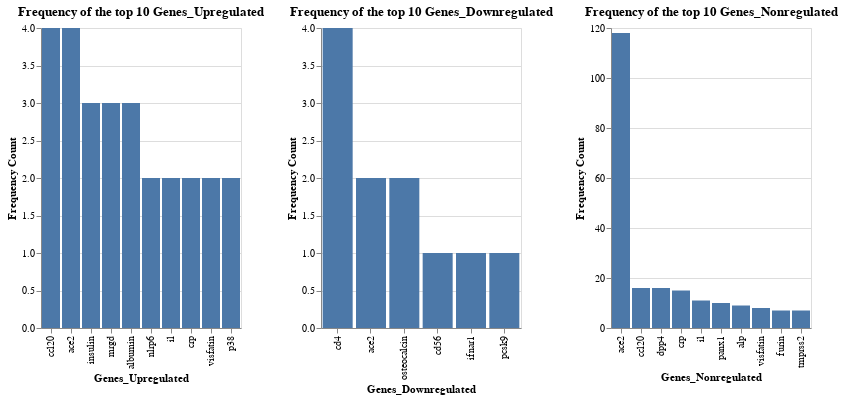

The notebook cell saved with this chart:
### Code cell
#visualises a column of the using altair of the top items in a column

def viz_data_up_reg(df,col,n=20):
    sr = df[col].dropna()
    lst = sr.tolist()
    check = check_if_empty(lst)
    if check == True:
            top_words = get_top_n_genes(lst, n)
            top_df = pd.DataFrame(top_words)
            top_df.columns=[col, "Freq_gene"]
            plot = alt.Chart(top_df).mark_bar().encode(
    x = alt.X(col,sort ='-y', axis=alt.Axis( title = col)),
    y = alt.Y('Freq_gene', axis=alt.Axis( title = 'Frequency Count'))
    ).properties(title = "Frequency of the top {} {}".format(str(n),col), width = 200
               )

            return plot
    else:
        return False
    #first we need to check if the lists are empty

#visualise regulation
def viz_multiple_columns_reg(df,lst,n=20):
    plots = []
    for el in lst:
        plt = viz_data_up_reg(df,el,n)
        if plt != False:
            plots.append(plt)
            #plots.append('|')
    
    a = plots[0]
    for i in range(1,len(plots)):
         a = a | plots[i]
        
    return a

viz_multiple_columns_reg(df,['Genes_Upregulated','Genes_Downregulated','Genes_Nonregulated'],10)

### Figure 1 — Vega-Lite specification as saved in the notebook (floating-point values rounded to 4 significant figures)
{"config": {"view": {"continuousWidth": 400, "continuousHeight": 300}}, "hconcat": [{"data": {"name": "data-941cdb8d1f617e057cb9b04916d813d6"}, "mark": "bar", "encoding": {"x": {"type": "nominal", "axis": {"title": "Genes_Upregulated"}, "field": "Genes_Upregulated", "sort": "-y"}, "y": {"type": "quantitative", "axis": {"title": "Frequency Count"}, "field": "Freq_gene"}}, "title": "Frequency of the top 10 Genes_Upregulated", "width": 200}, {"data": {"name": "data-bf956724f6d74d0b3d2e493a4aa46b40"}, "mark": "bar", "encoding": {"x": {"type": "nominal", "axis": {"title": "Genes_Downregulated"}, "field": "Genes_Downregulated", "sort": "-y"}, "y": {"type": "quantitative", "axis": {"title": "Frequency Count"}, "field": "Freq_gene"}}, "title": "Frequency of the top 10 Genes_Downregulated", "width": 200}, {"data": {"name": "data-30fa44f645e6efc6fda87218a7d985ea"}, "mark": "bar", "encoding": {"x": {"type": "nominal", "axis": {"title": "Genes_Nonregulated"}, "field": "Genes_Nonregulated", "sort": "-y"}, "y": {"type": "quantitative", "axis": {"title": "Frequency Count"}, "field": "Freq_gene"}}, "title": "Frequency of the top 10 Genes_Nonregulated", "width": 200}], "$schema": "https://vega.github.io/schema/vega-lite/v4.8.1.json", "datasets": {"data-941cdb8d1f617e057cb9b04916d813d6": [{"Genes_Upregulated": "ccl20", "Freq_gene": 4}, {"Genes_Upregulated": "ace2", "Freq_gene": 4}, {"Genes_Upregulated": "insulin", "Freq_gene": 3}, {"Genes_Upregulated": "mrgd", "Freq_gene": 3}, {"Genes_Upregulated": "albumin", "Freq_gene": 3}, {"Genes_Upregulated": "nlrp6", "Freq_gene": 2}, {"Genes_Upregulated": "il", "Freq_gene": 2}, {"Genes_Upregulated": "crp", "Freq_gene": 2}, {"Genes_Upregulated": "visfatin", "Freq_gene": 2}, {"Genes_Upregulated": "p38", "Freq_gene": 2}], "data-bf956724f6d74d0b3d2e493a4aa46b40": [{"Genes_Downregulated": "cd4", "Freq_gene": 4}, {"Genes_Downregulated": "ace2", "Freq_gene": 2}, {"Genes_Downregulated": "osteocalcin", "Freq_gene": 2}, {"Genes_Downregulated": "cd56", "Freq_gene": 1}, {"Genes_Downregulated": "ifnar1", "Freq_gene": 1}, {"Genes_Downregulated": "pcsk9", "Freq_gene": 1}], "data-30fa44f645e6efc6fda87218a7d985ea": [{"Genes_Nonregulated": "ace2", "Freq_gene": 118}, {"Genes_Nonregulated": "ccl20", "Freq_gene": 16}, {"Genes_Nonregulated": "dpp4", "Freq_gene": 16}, {"Genes_Nonregulated": "crp", "Freq_gene": 15}, {"Genes_Nonregulated": "il", "Freq_gene": 11}, {"Genes_Nonregulated": "panx1", "Freq_gene": 10}, {"Genes_Nonregulated": "alp", "Freq_gene": 9}, {"Genes_Nonregulated": "visfatin", "Freq_gene": 8}, {"Genes_Nonregulated": "furin", "Freq_gene": 7}, {"Genes_Nonregulated": "tmprss2", "Freq_gene": 7}]}}
